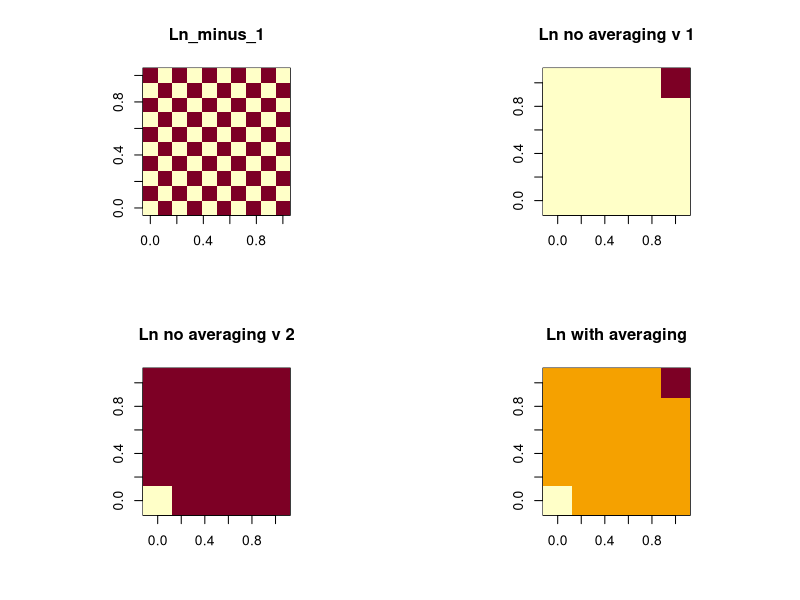

Write the R code that produced this figure.
#30443

N <- 10

Ln_minus_1 <- rep(1,N*N)
dim(Ln_minus_1) <- c(N,N)

for (j in seq(1,N))
{
  for (k in seq(1,N))
  {
    Ln_minus_1[j,k] = (j + k) %% 2 
  }
}

Ln <- rep(1,N*N/4)
dim(Ln) <- c(N/2,N/2)

Ln2 <- rep(1,N*N/4)
dim(Ln2) <- c(N/2,N/2)

Ln3 <- rep(1,N*N/4)
dim(Ln3) <- c(N/2,N/2)

for (j in seq(1,N/2))
{
  for (k in seq(1,N/2))
  {
    Ln[j,k] = Ln_minus_1[2*j,2*k]
    Ln2[j,k] = Ln_minus_1[2*j-1,2*k]
    Ln3[j,k] = (Ln_minus_1[2*j,2*k] + Ln_minus_1[2*j-1,2*k-1] + Ln_minus_1[2*j,2*k-1] +Ln_minus_1[2*j-1,2*k] )/4
  }
}

par(mfrow=c(2,2), pty='s')
image(Ln_minus_1)
title('Ln_minus_1')

Ln[1,1] <- 0
Ln[N/2,N/2] <- 1
image(Ln) 
title('Ln no averaging v 1')

Ln2[1,1] <- 0
Ln2[N/2,N/2] <- 1
image(Ln2)
title('Ln no averaging v 2')

Ln3[1,1] <- 0
Ln3[N/2,N/2] <- 1
image(Ln3)
title('Ln with averaging')

